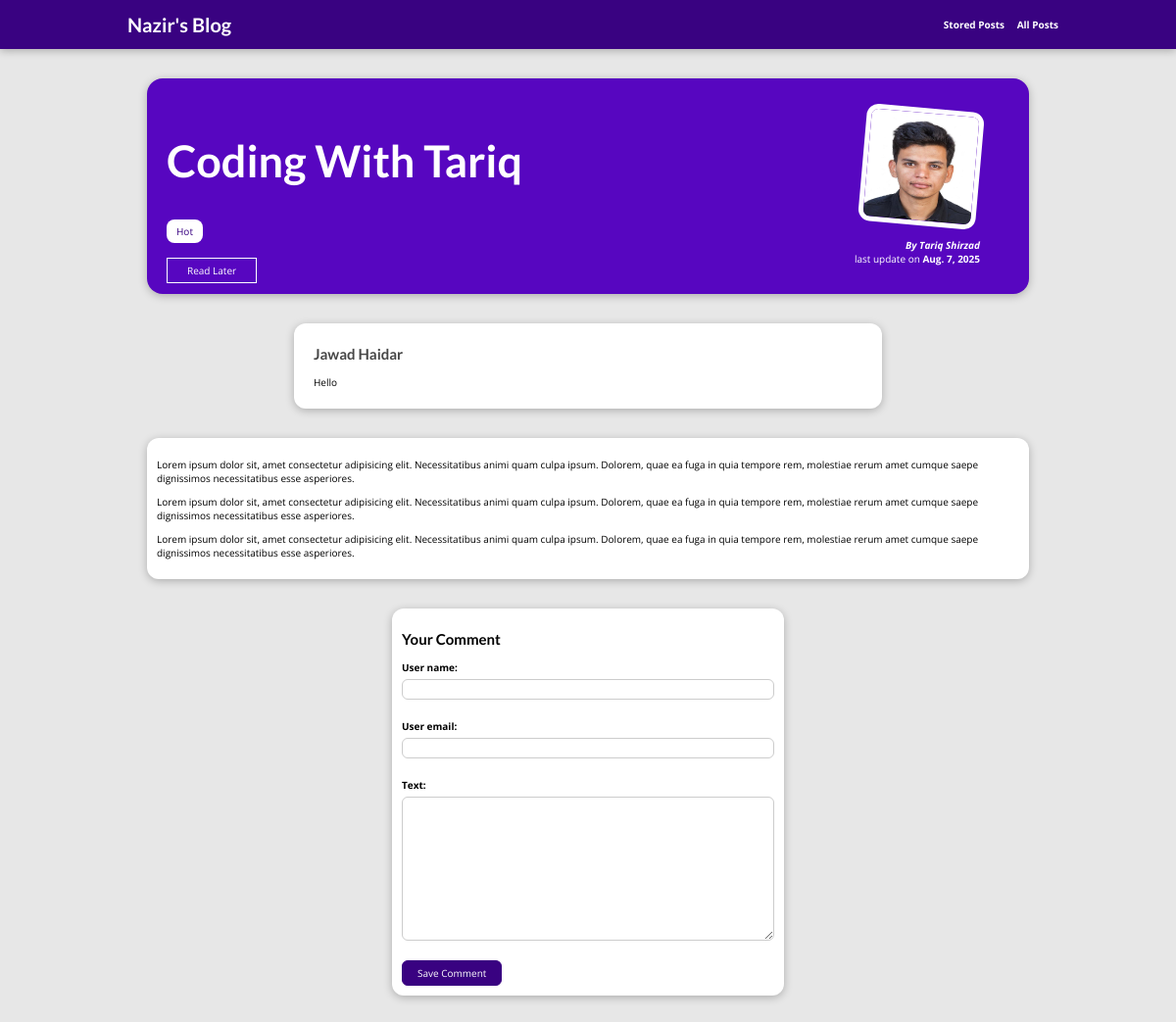
/posts/coding-with-tariq, run on the app's committed database.
### blog/models.py (models this page shows, shortened)
class Post(models.Model):
  title = models.CharField(max_length=100)
  excerpt = models.CharField(max_length=150)
  image = models.ImageField(upload_to='post')
  date = models.DateField(auto_now=True, null=True)
  slug = models.SlugField(unique=True, db_index=True)
  content = models.TextField()
  author = models.ForeignKey(Author, on_delete=models.SET_NULL, related_name="posts", null=True)
  tags = models.ManyToManyField(Tag)

class Tag(models.Model):
  caption = models.CharField(max_length=20)

class Author(models.Model):
  first_name = models.CharField(max_length=50)
  last_name = models.CharField(max_length=50)
  email = models.EmailField(max_length=254)
  def full_name(self):
    return f'{self.first_name} {self.last_name}'
  def __str__(self):
    return self.full_name()

class Comment(models.Model):
  user_name = models.CharField(max_length=150)
  user_email = models.EmailField()
  text = models.TextField(max_length=400)
  post = models.ForeignKey(Post, on_delete=models.CASCADE, related_name='comments')

### blog/views.py (the view, shortened to what this page needs)
# urls.py: path("posts/<slug:slug>", views.PostDetail.as_view(),name='post-detail-page'),
class PostDetail(View):
  def is_stored_post(self, request, post_id):
    stored_post = request.session.get("stored_posts")
    if stored_post is not None:
      is_saved_for_later = post_id in stored_post
    else:
      is_saved_for_later = False
    return is_saved_for_later
  def get(self, request, slug):
    post = Post.objects.get(slug=slug)
    context = {
      'post':post,
      'post_tags':post.tags.all(),
      'comment_form':CommentForm(),
      'comments':post.comments.all(),
      'is_saved_for_later':self.is_stored_post(request, post.id)
    }
    return render(request, "blog/post-detail.html", context)

### blog/froms.py
class CommentForm(forms.ModelForm):
  class Meta:
    model = Comment
    exclude = ["post"]

### blog/templates/blog/post-detail.html (shortened to what this page needs)
{% extends "base.html" %}
{% load static %}
{% block css_files %}
  <link rel="stylesheet" href="{% static "blog/post-detail.css" %}">
{% endblock  %}
{% block content %}
  <section id="summary">
    <h2> {{post.title}} </h2>
    <div>
      {% for tag in post_tags %}
        <span class="tag">{{tag.caption}}</span>
      {% endfor %}
    </div>
    <div id="read-later">
      <form action="{% url "read-later" %}" method="POST">
      <button>
        {% if is_saved_for_later %}
            Remove from "Read Later" List
          {% else %}
            Read Later
        {% endif %}
      </button>
      </form>
    </div>
    <article>
      <img src="{{post.image.url}}" alt="Post Title">
      <address>By {{post.author}} </address>
      <div>
        last update on <time> {{post.date}} </time>
      </div>
    </article>
  </section>
  <section id="comments">
    <ul>
    {% for comment in comments %}
    <li>
    <h2> {{comment.user_name}} </h2>
    <p> {{comment.text |linebreaks}} </p>
    </li>
    {% endfor %}
    </ul>
  </section>
  <main>
    <p>
      {{post.content|linebreaks}}
    </p>
  </main>
  <section id="comment-form">
    <h2>Your Comment</h2>
    <form method="POST", action="{% url "post-detail-page" post.slug %}">
      {% for form_field in comment_form %}
        <div class="form-control {% if form_field.errors %}invalid{% endif %}">
          {{form_field.label_tag}}
          {{form_field}}
        </div>
      {% endfor %}
      <button>Save Comment</button>
    </form>
  </section>
{% endblock %}

### static/app.css (style rules this page uses)
* { box-sizing: border-box; }
html { font-family: 'Open Sans', 'Lato', sans-serif; font-size: 62.5%; }
body { margin: 0; }
h1, h2, h3 { font-family: 'Lato', sans-serif; font-weight: bold; }

### blog/static/blog/post-detail.css (style rules this page uses)
body { background-color: #e7e7e7; }
#summary { margin: 8rem auto 3rem auto; padding: 2rem; width: 90%; max-width: 90rem; border-radius: 16px; background-color: #5706c0; position: relative; box-shadow: 0 2px 8px rgba(0, 0, 0, 0.25); height: 22rem; }
#summary h2 { color: white; font-size: 4.5rem; }
#summary article { position: absolute; top: 2rem; right: 3rem; padding: 1rem 2rem; border-radius: 12px; text-align: right; color: white; }
#summary article img { width: 12rem; height: 12rem; border-radius: 12px; transform: rotateZ(5deg); border: 5px solid white; margin-bottom: 1rem; }
#summary address { font-weight: bold; }
#summary time { font-weight: bold; }
main { width: 90%; max-width: 90rem; margin: 3rem auto; background-color: white; padding: 1rem; border-radius: 12px; box-shadow: 0 2px 8px rgba(0, 0, 0, 0.25); }
.tag { background-color: white; color: #390281; padding: 0.5rem 1rem; border-radius: 8px; }
#comment-form { margin: 3rem auto; width: 90%; max-width: 40rem; border-radius: 12px; background-color: white; box-shadow: 0 2px 8px rgba(0, 0, 0, 0.25); padding: 1rem; }
#comment-form button { font: inherit; background-color: #390281; color: white; border: 1px solid #390281; padding: 0.5rem 1.5rem; border-radius: 6px; cursor: pointer; }
.form-control { margin-bottom: 2rem; }
.form-control label { font-weight: bold; margin-bottom: 0.5rem; display: block; }
.form-control input, .form-control textarea { display: block; width: 100%; font: inherit; padding: 0.25rem; border-radius: 6px; border: 1px solid #ccc; }
#comments { margin: 3rem auto; width: 90%; max-width: 60rem; border-radius: 12px; background-color: white; box-shadow: 0 2px 8px rgba(0, 0, 0, 0.25); padding: 1rem 2rem; }
#comments ul { list-style: none; margin: 0; padding: 0; }
#comments li { margin-bottom: 1rem; border-bottom: 2px solid #ccc; }
#comments li:last-of-type { border-bottom: none; }
#comments h2 { color: #464646; }
#read-later { margin: 2rem 0; }
#read-later button { background-color: transparent; border: 1px solid white; padding: 0.5rem 2rem; font: inherit; color: white; cursor: pointer; }

### data on the page
Post: title "Coding With Tariq", image (picture), author "Tariq Shirzad", date "Aug. 7, 2025", content "Lorem ipsum dolor sit, amet consectetur adipisicing elit. Necessitatibus animi quam culpa ipsum. Dolorem, quae ea fuga in quia tempore rem, molestiae rerum amet cumque saepe dignissimos necessitatibus esse asperiores. Lorem ipsum dolor sit, amet consectetur adipisicing elit. Necessitatibus animi quam culpa ipsum. Dolorem, quae ea fuga in quia tempore rem, molestiae rerum amet cumque saepe dignissimos necessitatibus esse asperiores. Lorem ipsum dolor sit, amet consectetur adipisicing elit. Necessitatibus animi quam culpa ipsum. Dolorem, quae ea fuga in quia tempore rem, molestiae rerum amet cumque saepe dignissimos necessitatibus esse asperiores."
Tag: caption "Hot"
Comment: user_name "Jawad Haidar", text "Hello"
